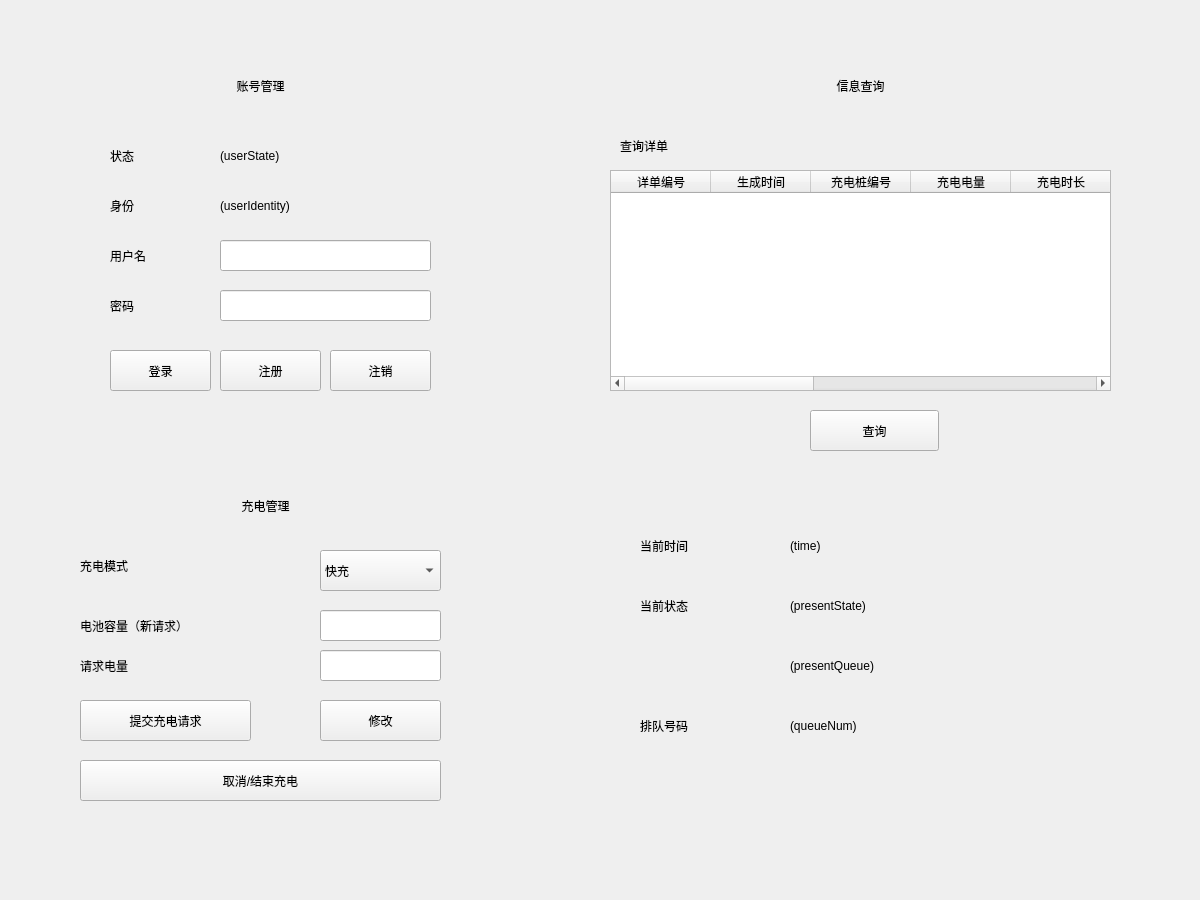
<?xml version="1.0" encoding="UTF-8"?>
<ui version="4.0">
 <class>Form</class>
 <widget class="QWidget" name="Form">
  <property name="geometry">
   <rect>
    <x>0</x>
    <y>0</y>
    <width>1200</width>
    <height>900</height>
   </rect>
  </property>
  <property name="minimumSize">
   <size>
    <width>1200</width>
    <height>900</height>
   </size>
  </property>
  <property name="maximumSize">
   <size>
    <width>1200</width>
    <height>900</height>
   </size>
  </property>
  <property name="mouseTracking">
   <bool>false</bool>
  </property>
  <property name="windowTitle">
   <string>充电计费客户端</string>
  </property>
  <property name="autoFillBackground">
   <bool>false</bool>
  </property>
  <widget class="QWidget" name="account" native="true">
   <property name="geometry">
    <rect>
     <x>20</x>
     <y>20</y>
     <width>481</width>
     <height>401</height>
    </rect>
   </property>
   <property name="cursor">
    <cursorShape>ArrowCursor</cursorShape>
   </property>
   <property name="mouseTracking">
    <bool>false</bool>
   </property>
   <property name="autoFillBackground">
    <bool>true</bool>
   </property>
   <widget class="QLabel" name="l2">
    <property name="geometry">
     <rect>
      <x>180</x>
      <y>50</y>
      <width>121</width>
      <height>31</height>
     </rect>
    </property>
    <property name="text">
     <string>账号管理</string>
    </property>
    <property name="alignment">
     <set>Qt::AlignCenter</set>
    </property>
   </widget>
   <widget class="QLabel" name="l3">
    <property name="geometry">
     <rect>
      <x>90</x>
      <y>120</y>
      <width>61</width>
      <height>31</height>
     </rect>
    </property>
    <property name="text">
     <string>状态</string>
    </property>
   </widget>
   <widget class="QLabel" name="l4">
    <property name="geometry">
     <rect>
      <x>90</x>
      <y>170</y>
      <width>61</width>
      <height>31</height>
     </rect>
    </property>
    <property name="text">
     <string>身份</string>
    </property>
   </widget>
   <widget class="QLabel" name="l5">
    <property name="geometry">
     <rect>
      <x>90</x>
      <y>220</y>
      <width>71</width>
      <height>31</height>
     </rect>
    </property>
    <property name="text">
     <string>用户名</string>
    </property>
   </widget>
   <widget class="QLabel" name="l1">
    <property name="geometry">
     <rect>
      <x>90</x>
      <y>270</y>
      <width>71</width>
      <height>31</height>
     </rect>
    </property>
    <property name="text">
     <string>密码</string>
    </property>
   </widget>
   <widget class="QLineEdit" name="userName">
    <property name="geometry">
     <rect>
      <x>200</x>
      <y>220</y>
      <width>211</width>
      <height>31</height>
     </rect>
    </property>
   </widget>
   <widget class="QLineEdit" name="password">
    <property name="geometry">
     <rect>
      <x>200</x>
      <y>270</y>
      <width>211</width>
      <height>31</height>
     </rect>
    </property>
   </widget>
   <widget class="QLabel" name="userState">
    <property name="geometry">
     <rect>
      <x>200</x>
      <y>120</y>
      <width>171</width>
      <height>31</height>
     </rect>
    </property>
    <property name="text">
     <string>(userState)</string>
    </property>
   </widget>
   <widget class="QLabel" name="userIdentity">
    <property name="geometry">
     <rect>
      <x>200</x>
      <y>170</y>
      <width>171</width>
      <height>31</height>
     </rect>
    </property>
    <property name="text">
     <string>(userIdentity)</string>
    </property>
   </widget>
   <widget class="QPushButton" name="logoutBtn">
    <property name="geometry">
     <rect>
      <x>310</x>
      <y>330</y>
      <width>101</width>
      <height>41</height>
     </rect>
    </property>
    <property name="text">
     <string>注销</string>
    </property>
   </widget>
   <widget class="QPushButton" name="loginBtn">
    <property name="geometry">
     <rect>
      <x>90</x>
      <y>330</y>
      <width>101</width>
      <height>41</height>
     </rect>
    </property>
    <property name="text">
     <string>登录</string>
    </property>
   </widget>
   <widget class="QPushButton" name="registBtn">
    <property name="geometry">
     <rect>
      <x>200</x>
      <y>330</y>
      <width>101</width>
      <height>41</height>
     </rect>
    </property>
    <property name="text">
     <string>注册</string>
    </property>
   </widget>
  </widget>
  <widget class="QWidget" name="charge" native="true">
   <property name="geometry">
    <rect>
     <x>20</x>
     <y>440</y>
     <width>481</width>
     <height>411</height>
    </rect>
   </property>
   <widget class="QLabel" name="label_2">
    <property name="geometry">
     <rect>
      <x>190</x>
      <y>50</y>
      <width>111</width>
      <height>31</height>
     </rect>
    </property>
    <property name="text">
     <string>充电管理</string>
    </property>
    <property name="alignment">
     <set>Qt::AlignCenter</set>
    </property>
   </widget>
   <widget class="QLabel" name="label_3">
    <property name="geometry">
     <rect>
      <x>60</x>
      <y>110</y>
      <width>101</width>
      <height>31</height>
     </rect>
    </property>
    <property name="text">
     <string>充电模式</string>
    </property>
   </widget>
   <widget class="QComboBox" name="chargeMode">
    <property name="geometry">
     <rect>
      <x>300</x>
      <y>110</y>
      <width>121</width>
      <height>41</height>
     </rect>
    </property>
    <item>
     <property name="text">
      <string>快充</string>
     </property>
    </item>
    <item>
     <property name="text">
      <string>正常</string>
     </property>
    </item>
   </widget>
   <widget class="QLabel" name="label">
    <property name="geometry">
     <rect>
      <x>60</x>
      <y>170</y>
      <width>211</width>
      <height>31</height>
     </rect>
    </property>
    <property name="text">
     <string>电池容量（新请求）</string>
    </property>
   </widget>
   <widget class="QLabel" name="label_4">
    <property name="geometry">
     <rect>
      <x>60</x>
      <y>210</y>
      <width>101</width>
      <height>31</height>
     </rect>
    </property>
    <property name="text">
     <string>请求电量</string>
    </property>
   </widget>
   <widget class="QLineEdit" name="batteryCapacity">
    <property name="geometry">
     <rect>
      <x>300</x>
      <y>170</y>
      <width>121</width>
      <height>31</height>
     </rect>
    </property>
   </widget>
   <widget class="QLineEdit" name="electricityReq">
    <property name="geometry">
     <rect>
      <x>300</x>
      <y>210</y>
      <width>121</width>
      <height>31</height>
     </rect>
    </property>
   </widget>
   <widget class="QPushButton" name="chargeReqBtn">
    <property name="geometry">
     <rect>
      <x>60</x>
      <y>260</y>
      <width>171</width>
      <height>41</height>
     </rect>
    </property>
    <property name="text">
     <string>提交充电请求</string>
    </property>
   </widget>
   <widget class="QPushButton" name="rewriteBtn">
    <property name="geometry">
     <rect>
      <x>300</x>
      <y>260</y>
      <width>121</width>
      <height>41</height>
     </rect>
    </property>
    <property name="text">
     <string>修改</string>
    </property>
   </widget>
   <widget class="QPushButton" name="endChargeBtn">
    <property name="geometry">
     <rect>
      <x>60</x>
      <y>320</y>
      <width>361</width>
      <height>41</height>
     </rect>
    </property>
    <property name="text">
     <string>取消/结束充电</string>
    </property>
   </widget>
  </widget>
  <widget class="QWidget" name="info" native="true">
   <property name="geometry">
    <rect>
     <x>570</x>
     <y>20</y>
     <width>581</width>
     <height>831</height>
    </rect>
   </property>
   <widget class="QLabel" name="label_5">
    <property name="geometry">
     <rect>
      <x>210</x>
      <y>50</y>
      <width>161</width>
      <height>31</height>
     </rect>
    </property>
    <property name="text">
     <string>信息查询</string>
    </property>
    <property name="alignment">
     <set>Qt::AlignCenter</set>
    </property>
   </widget>
   <widget class="QLabel" name="label_6">
    <property name="geometry">
     <rect>
      <x>50</x>
      <y>110</y>
      <width>131</width>
      <height>31</height>
     </rect>
    </property>
    <property name="text">
     <string>查询详单</string>
    </property>
   </widget>
   <widget class="QTableWidget" name="infoTable">
    <property name="geometry">
     <rect>
      <x>40</x>
      <y>150</y>
      <width>501</width>
      <height>221</height>
     </rect>
    </property>
    <column>
     <property name="text">
      <string>详单编号</string>
     </property>
    </column>
    <column>
     <property name="text">
      <string>生成时间</string>
     </property>
    </column>
    <column>
     <property name="text">
      <string>充电桩编号</string>
     </property>
    </column>
    <column>
     <property name="text">
      <string>充电电量</string>
     </property>
    </column>
    <column>
     <property name="text">
      <string>充电时长</string>
     </property>
    </column>
    <column>
     <property name="text">
      <string>启动时间</string>
     </property>
    </column>
    <column>
     <property name="text">
      <string>停止时间</string>
     </property>
    </column>
    <column>
     <property name="text">
      <string>充电费用</string>
     </property>
    </column>
    <column>
     <property name="text">
      <string>服务费用</string>
     </property>
    </column>
    <column>
     <property name="text">
      <string>总费用</string>
     </property>
    </column>
   </widget>
   <widget class="QPushButton" name="searchBtn">
    <property name="geometry">
     <rect>
      <x>240</x>
      <y>390</y>
      <width>129</width>
      <height>41</height>
     </rect>
    </property>
    <property name="text">
     <string>查询</string>
    </property>
   </widget>
   <widget class="QLabel" name="label_7">
    <property name="geometry">
     <rect>
      <x>70</x>
      <y>510</y>
      <width>101</width>
      <height>31</height>
     </rect>
    </property>
    <property name="text">
     <string>当前时间</string>
    </property>
   </widget>
   <widget class="QLabel" name="label_8">
    <property name="geometry">
     <rect>
      <x>70</x>
      <y>570</y>
      <width>101</width>
      <height>31</height>
     </rect>
    </property>
    <property name="text">
     <string>当前状态</string>
    </property>
   </widget>
   <widget class="QLabel" name="label_9">
    <property name="geometry">
     <rect>
      <x>70</x>
      <y>690</y>
      <width>101</width>
      <height>31</height>
     </rect>
    </property>
    <property name="text">
     <string>排队号码</string>
    </property>
   </widget>
   <widget class="QLabel" name="time">
    <property name="geometry">
     <rect>
      <x>220</x>
      <y>510</y>
      <width>231</width>
      <height>31</height>
     </rect>
    </property>
    <property name="text">
     <string>(time)</string>
    </property>
   </widget>
   <widget class="QLabel" name="presentState">
    <property name="geometry">
     <rect>
      <x>220</x>
      <y>570</y>
      <width>231</width>
      <height>31</height>
     </rect>
    </property>
    <property name="text">
     <string>(presentState)</string>
    </property>
   </widget>
   <widget class="QLabel" name="presentQueue">
    <property name="geometry">
     <rect>
      <x>220</x>
      <y>630</y>
      <width>231</width>
      <height>31</height>
     </rect>
    </property>
    <property name="text">
     <string>(presentQueue)</string>
    </property>
   </widget>
   <widget class="QLabel" name="queueNum">
    <property name="geometry">
     <rect>
      <x>220</x>
      <y>690</y>
      <width>231</width>
      <height>31</height>
     </rect>
    </property>
    <property name="text">
     <string>(queueNum)</string>
    </property>
   </widget>
  </widget>
 </widget>
 <resources/>
 <connections/>
</ui>
